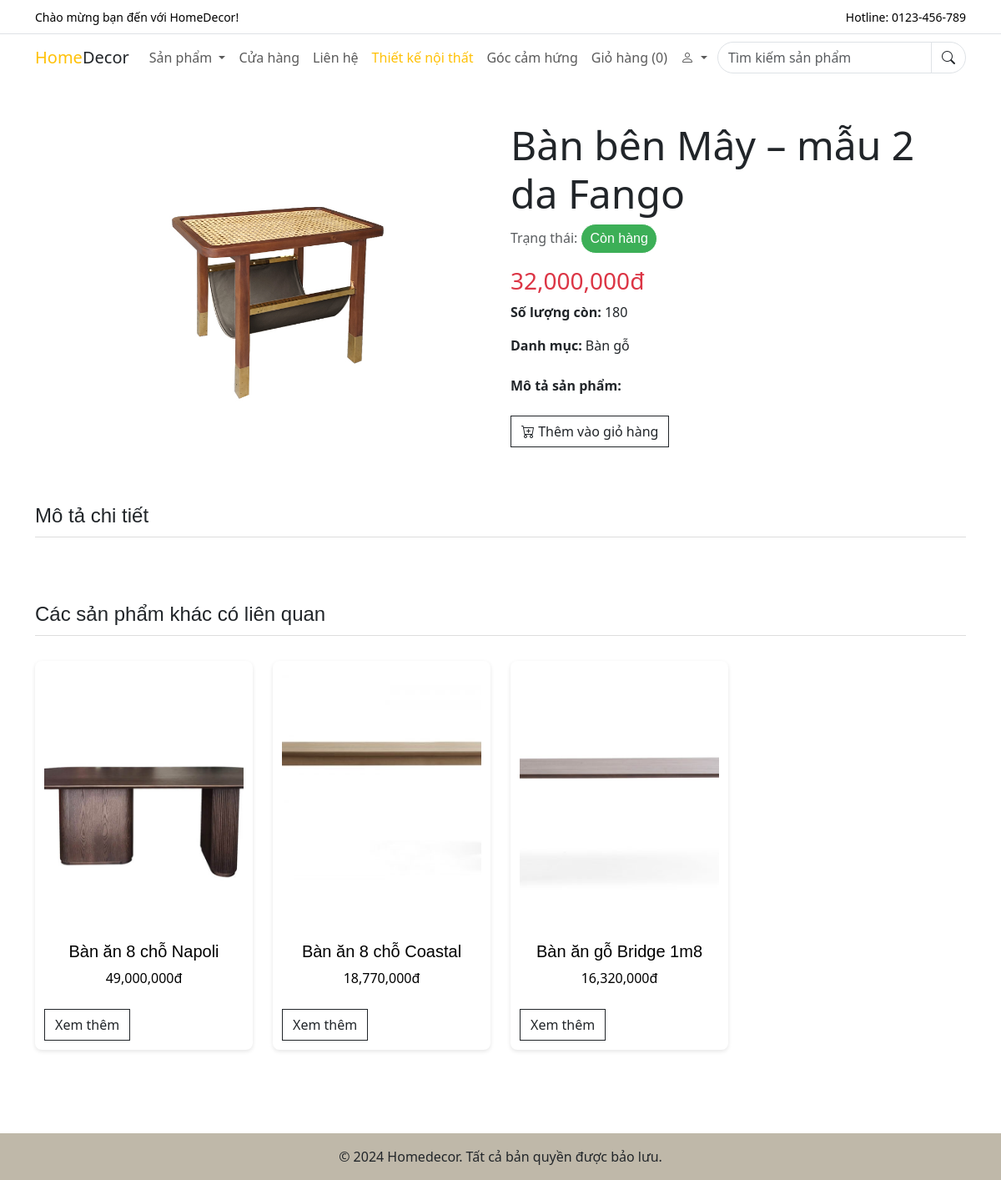
Screenshot of /?ctl=details&id=21 with the database file from the repository.
### tables this page shows
CREATE TABLE `products` (
  `id` int(11) NOT NULL,
  `name` varchar(255) NOT NULL,
  `image` varchar(255) DEFAULT NULL,
  `price` decimal(10,2) NOT NULL,
  `quantity` int(11) NOT NULL DEFAULT 1,
  `description` varchar(255) DEFAULT NULL,
  `content` text DEFAULT NULL,
  `status` tinyint(4) NOT NULL DEFAULT 1 COMMENT 'status: trang thai kinh doanh, 1: dang ky, 0: ngung kinh doanh',
  `category_id` int(11) DEFAULT NULL
);

CREATE TABLE `categories` (
  `id` int(11) NOT NULL,
  `cate_name` varchar(255) NOT NULL
);

### controllers/ProductController.php (called while the page is built, shortened)
<?php
 class ProductController{
   public function show(){
    $id = $_GET['id'];
    $product = (new Product)->find($id);
    $productReleads= (new Product)->listProductRelead($product['category_id'],$id);
    return view(
        'clients.products.details', compact('product', 'title', 'categories','productReleads'));
}
}

### index.php (called while the page is built, shortened)
<?php
require_once __DIR__ ."/models/BaseModel.php";
require_once __DIR__ ."/models/Product.php";
require_once __DIR__ ."/controllers/ProductController.php";
$ctl=$_GET['ctl']??'';
match ($ctl){
    ''=>(new HomeCotroller)->index(),
    'category' => (new ProductController)->list(),
    'details' => (new ProductController)->show(),
    'shop'=> (new ProductController)->showAllProducts(),
    'search' => (new ProductController)->searchs(),
    'add-cart'=>(new CartController)->addToCart(),
    'view-cart'=>(new CartController)->viewCart(),
    'delete-cart'=>(new CartController)->deleteProductInCart(),
    'update-cart'=>(new CartController)->updateCart(),
    'view-checkout'=>(new CartController)->viewCheckout(),
    'checkout'=>(new CartController)->checkOut(),
    'success'=>(new CartController)->success(),
    'register'=>(new AuthController)->register(),
    'login'=>(new AuthController)->login(),
    'logout'=>(new AuthController)->logout(),
    'list-order'=>(new OrderController)->showOrderUser(),
    'order-detail-users'=>(new OrderController)->detailOrderUser(),
};

### models/BaseModel.php (called while the page is built, shortened)
<?php
class BaseModel {
    public function __construct() {
        try{
$this->conn= new PDO("mysql:host=". HOST ."; dbname=" . DBNAME . "; charset=utf8; port=" .
PORT, USERNAME, PASSWORD);
        } catch(PDOException $e) {
echo "Lỗi kết nối cơ sở dữ liệu:" . $e->getMessage();
        }
    }
}

### models/Product.php (called while the page is built, shortened)
<?php
class Product extends BaseModel{
    public function listProductRelead($category_id,$id){
        $sql="SELECT p.*, cate_name FROM products p JOIN categories c ON p.category_id = c.id WHERE c.id=:category_id AND p.id <> :id ORDER BY id DESC LIMIT 4";
        $stmt = $this->conn->prepare($sql);
        $stmt->execute(['id' => $id,'category_id' => $category_id]);
        return $stmt->fetchAll(PDO::FETCH_ASSOC);
    }
    public function find($id) {
        $sql = "SELECT p.*, c.cate_name
                FROM products p
                JOIN categories c
                ON p.category_id = c.id
                WHERE p.id = :id";
        $stmt = $this->conn->prepare($sql);
        $stmt->execute([':id' => $id]);
        return $stmt->fetch(PDO::FETCH_ASSOC);
    }
}

### views/clients/products/details.php (the view, shortened to what this page needs)
<?php include_once ROOT_DIR . "views/clients/header.php" ?>
<div class="container mt-5">
        <div class="row">
            <div class="col-md-6">
                <img src="<?= ROOT_URL ."/productimages/" . $product['image']?>" alt="<?=$product['name']?>" class="img-fluid rounded">
            </div>
            <div class="col-md-6">
                <h1 class="display-5"><?=$product['name']?></h1>
                <p class="text-muted">Trạng thái:
                    <?php if($product['quantity']>0):?>
                    <span class="status-success">Còn hàng</span>
                </p>
                <?php else:?>
                    <span class="status-danger">Hết hàng</span>
                    <?php endif?>
                <h3 class="text-danger"><?= number_format($product['price']) ?>đ</h3>
                <p><strong>Số lượng còn: </strong><?=$product['quantity']?> </p>
                <p><strong>Danh mục: </strong><?= $product['cate_name'] ?></p>
                <p class="mt-4">
                    <strong>Mô tả sản phẩm:</strong><br>
                </p>
                <div class="mt-4">
                    <a class="btn btn-outline-dark " href="<?= ROOT_URL . '?ctl=add-cart&id=' . $product['id'] ?>" style="border-radius: 0;"><i class="bi bi-cart-plus"></i> Thêm vào giỏ hàng </a>
                </div>
            </div>
        </div>
        <div class="row mt-5">
            <div class="col">
                <h2 class="prd-title">Mô tả chi tiết</h2>
            </div>
        </div>
    </div>
    <div class="container mt-5">
<h2 class="prd-title">Các sản phẩm khác có liên quan</h2>
<div class="row g-4">
    <?php foreach ($productReleads as $product): ?>
        <div class="col-md-3">
        <div class="product-box">
            <img src="<?= ROOT_URL . '/productimages/' .  $product['image']?>" alt="Product Image" class="product-img">
            <div class="product-info">
                <a href="<?=ROOT_URL.'?ctl=details&id=' . $product['id']?>" class="product-name">
                    <h5><?= $product['name'] ?></h5>
                </a>
                <div>
                    <span class="product-price"><?= number_format($product['price'])?>đ</span>
                </div>
            </div>
            <div class="product-buttons d-flex">
        <a class="btn btn-outline-dark " href="<?= ROOT_URL.'?ctl=details&id=' . $product['id'] ?>"  style="border-radius: 0;">Xem thêm</a>
    </div>
        </div>
    </div>
    <?php endforeach?>
</div>
</div>
<?php include_once ROOT_DIR . "views/clients/footer.php" ?>

### views/template/css/common.css (style rules this page uses)
.product-box { border: 1px solid #ddd; border-radius: 8px; overflow: hidden; box-shadow: 0 2px 5px rgba(0, 0, 0, 0.1); transition: transform 0.3s; background-color: #fff; padding: 10px; box-sizing: border-box; }
.product-img { width: 100%; min-height: 300px; }
.product-info { padding: 15px; }
.product-price { font-size: 18px; font-weight: bold; color: #dc3545; }
.product-buttons { display: flex; justify-content: space-between; gap: 10px; margin-top: 10px; }

### views/clients/products/details.php (style rules this page uses)
.product-box { text-align: center; padding: 10px; transition: border 0.3s ease; border: 1px solid transparent; background-color: #fff; height: 100%; display: flex; flex-direction: column; justify-content: space-between; }
.product-info { margin-top: 10px; }
.product-img { width: 100%; height: auto; max-height: 150px; object-fit: cover; border-radius: 8px; cursor: pointer; }
.product-buttons { margin-top: 10px; }
h2 { font-size: 1.5rem !important; font-weight: bold !important; margin-top: 20px !important; margin-bottom: 30px !important; border-bottom: 1px solid #ddd; height: 40px !important; }
.product-name { font-size: 1rem; font-weight: lighter; margin: 10px 0; color: black; text-decoration: none; font-family: Arial, sans-serif; }
.product-price { color: black; font-size: 1rem; font-weight: lighter; }
.prd-title { font-size: 1.5rem !important; font-weight: lighter !important; margin: 0; font-family: 'Arial', sans-serif !important; border-bottom: 1px solid #ddd; height: 40px; }
.status-success { background-color: #28a745; color: white; padding: 5px 10px; font-weight: normal; border-radius: 0.5rem; display: inline-block; font-family: 'Arial', sans-serif !important; border: 1px solid; border-radius: 50px; cursor: pointer; opacity: 0.9; }

### rows the page displays
products: image (picture), name "Bàn bên Mây – mẫu 2 da Fango", price "32,000,000", quantity "180", category.cate_name "Bàn gỗ"
products: image (picture), name "Bàn ăn 8 chỗ Napoli", price "49,000,000"
products: image (picture), name "Bàn ăn 8 chỗ Coastal", price "18,770,000"
products: image (picture), name "Bàn ăn gỗ Bridge 1m8", price "16,320,000"

### other values shown
$_SESSION['totalQuantity'] "0"
